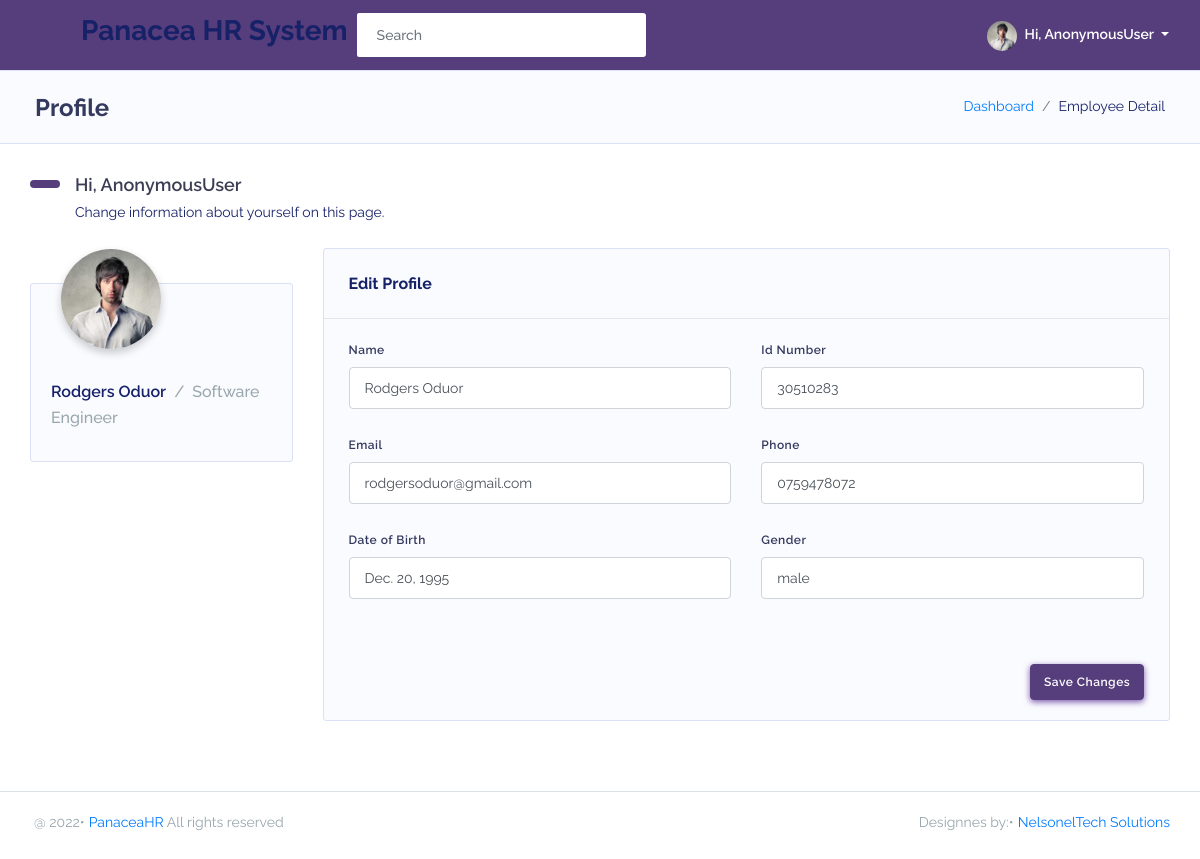
/dashboard/employeedetail/2/, run on the app's committed database.
### PanaceaApp/models.py (models this page shows, shortened)
class Employee(models.Model):
    GENDER = (('male', 'MALE'), ('female', 'FEMALE'), ('other', 'OTHER'))
    fullname = models.CharField(max_length=255, blank=True, null=True)
    dateofbirth = models.DateField(blank=True, null=True)
    gender = models.CharField(choices=GENDER, max_length=10, blank=True, null=True)
    department = models.ForeignKey(Department, on_delete=models.SET_NULL, null=True)
    position = models.CharField(max_length=50, blank=True, null=True)
    email = models.EmailField(blank=True, null=True)
    idnumber = models.CharField(max_length=20, blank=True, null=True)
    telephone = models.CharField(max_length=20, blank=True, null=True)
    idphoto = models.ImageField(upload_to='static/media', blank=True, null=True)
    nssfphoto = models.ImageField(upload_to='static/media', blank=True, null=True)
    nhifphoto = models.ImageField(upload_to='static/media', blank=True, null=True)
    updated = models.DateTimeField(auto_now=True, null=True)
    created = models.DateTimeField(auto_now_add=True, null=True)
    class Meta:
        ordering = ['-updated', '-created']

### PanaceaApp/views.py (the view)
# urls.py: path('employeedetail/<str:pk>/', views.employeeDetail, name='employeeDetail'),
def employeeDetail(request, pk):
    employee = Employee.objects.get(id=pk)
    employees = Employee.objects.all()
    context = {'employee': employee, 'employees': employees}
    return render(request, 'PanaceaApp/employeeDetail.html', context)

### PanaceaApp/templates/PanaceaApp/employeeDetail.html (shortened to what this page needs)
{% extends 'main.html' %}
{% block content %}
{% load static %}
<div class="main-content">
    <section class="section">
        <div class="section-header">
            <h1>Profile</h1>
            <div class="section-header-breadcrumb">
                <div class="breadcrumb-item active"><a href="{% url 'home' %}">Dashboard</a></div>
                <div class="breadcrumb-item">Employee Detail</div>
            </div>
        </div>
        <div class="section-body">
            <h2 class="section-title">Hi, {{user}}</h2>
            <p class="section-lead">Change information about yourself on this page.</p>
            <div class="row mt-sm-4">
                <div class="col-4 col-md-4 col-lg-3">
                    <div class="card profile-widget">
                        <div class="profile-widget-header">
                            <img alt="image" src="{% static 'assets/img/avatar/avatar-1.png' %}"
                                class="rounded-circle profile-widget-picture">
                        </div>
                        <div class="profile-widget-description">
                            <div class="profile-widget-name">{{employee.fullname}}<div
                                    class="text-muted d-inline font-weight-normal">
                                    <div class="slash"></div> {{employee.position}}
                                </div>
                            </div>
                        </div>
                    </div>
                </div>
                <div class="col-8 col-md-8 col-lg-9">
                    <div class="card">
                        <form method="post" class="needs-validation" novalidate="">
                            <div class="card-header">
                                <h4>Edit Profile</h4>
                            </div>
                            <div class="card-body">
                                <div class="row">
                                    <div class="form-group col-md-6 col-12">
                                        <label>Name</label>
                                        <input type="text" class="form-control" value="{{employee.fullname}}" required="">
                                    </div>
                                    <div class="form-group col-md-6 col-12">
                                        <label>Id Number</label>
                                        <input type="text" class="form-control" value="{{employee.idnumber}}" required="">
                                    </div>
                                </div>
                                <div class="row">
                                    <div class="form-group col-md-6 col-12">
                                        <label>Email</label>
                                        <input type="email" class="form-control" value="{{employee.email}}" required="">
                                    </div>
                                    <div class="form-group col-md-6 col-12">
                                        <label>Phone</label>
                                        <input type="tel" class="form-control" value="{{employee.telephone}}">
                                    </div>
                                </div>
                                <div class="row">
                                    <div class="form-group col-md-6 col-12">
                                        <label>Date of Birth</label>
                                        <input type="" class="form-control" value="{{employee.dateofbirth}}" required="">
                                    </div>
                                    <div class="form-group col-md-6 col-12">
                                        <label>Gender</label>
                                        <input type="tel" class="form-control" value="{{employee.gender}}">
                                    </div>
                                </div>
                            </div>
                            <div class="card-footer text-right">
                                <button class="btn btn-primary">Save Changes</button>
                            </div>
                        </form>
                    </div>
                </div>
            </div>
        </div>
    </section>
</div>
{% endblock %}

### data on the page
Employee: fullname "Rodgers Oduor", position "Software Engineer", idnumber "30510283", email "rodgersoduor@gmail.com", telephone "0759478072", dateofbirth "Dec. 20, 1995", gender "male"

### other printed values
{{ user }} "AnonymousUser"
